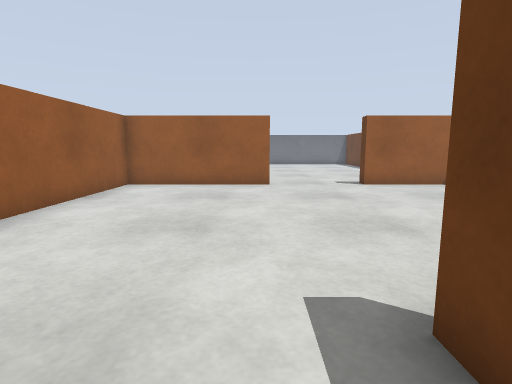
[1] (above)

19 first-person views from a walk through a robot-simulator world made for Gazebo. The camera is 0.26 m above the floor, tilts 8° down and sees 80° across. The floor is counted in squares, 0.2 m on a side. Each view is taken from the middle of a square. On the plan, view 1 faces up. The plan holds only what a view shows up to about 13 squares ahead; the rest is blank. The place goes on beyond the plan.

[2]
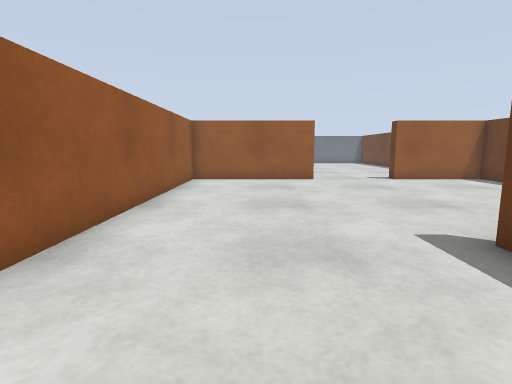

[3]
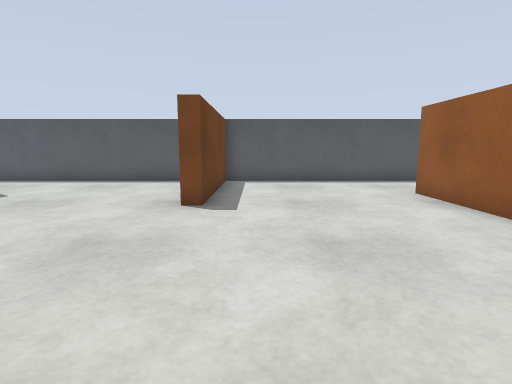

[4]
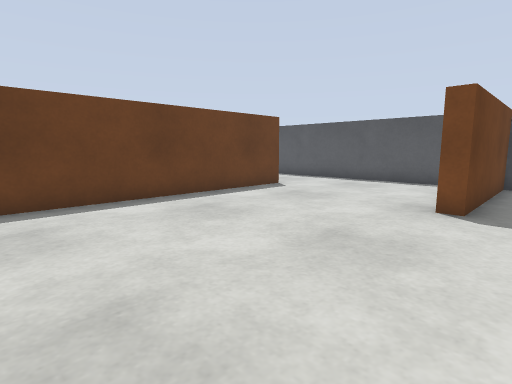

[5]
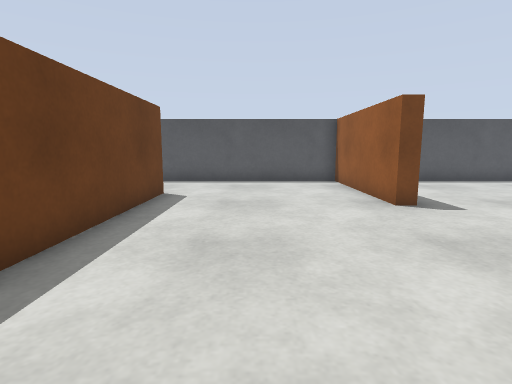

[6]
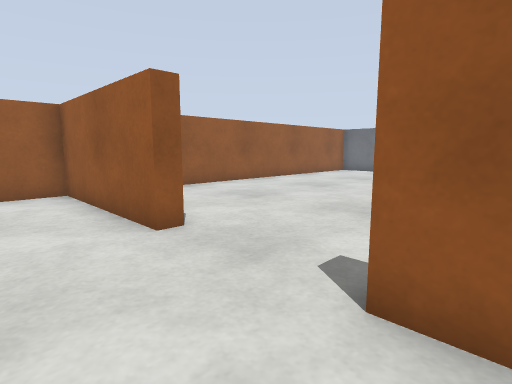

[7]
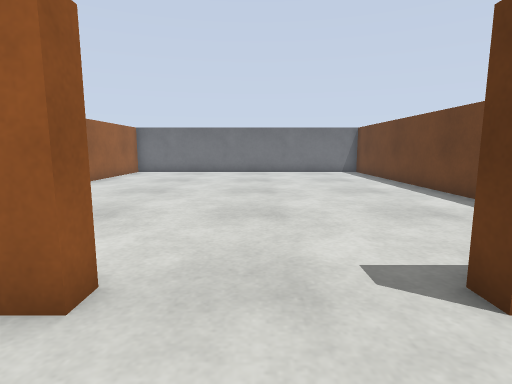

[8]
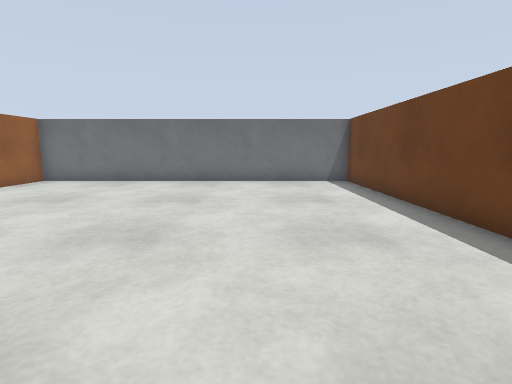

[9]
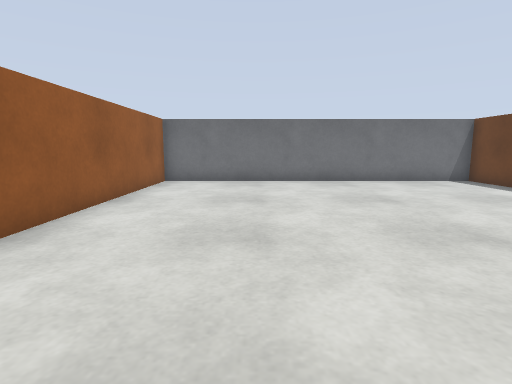

[10]
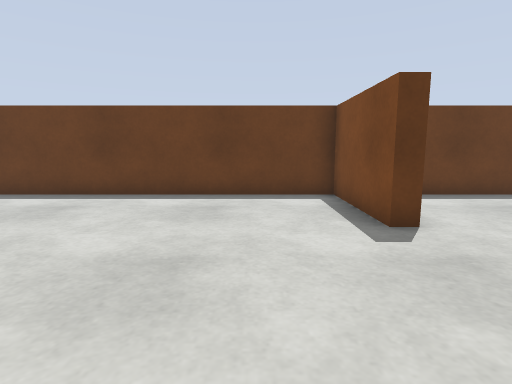

[11]
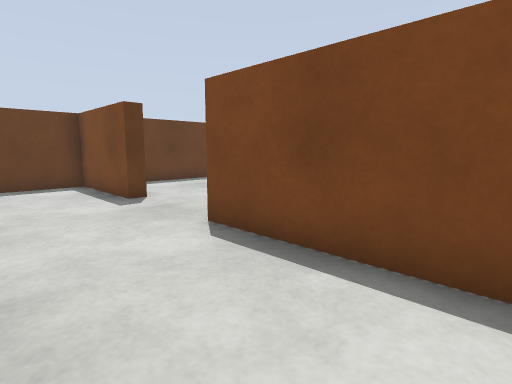

[12]
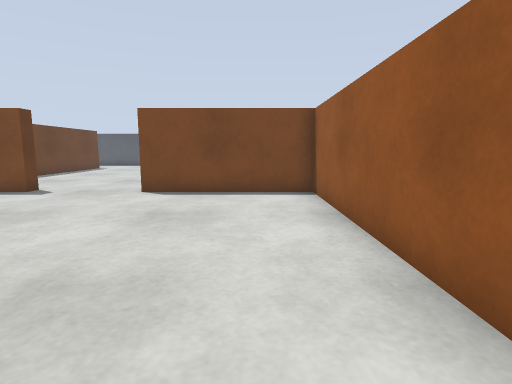

[13]
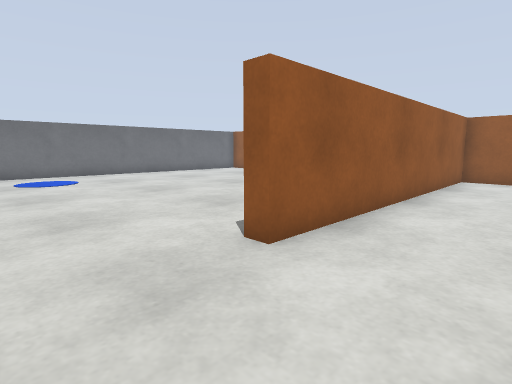

[14]
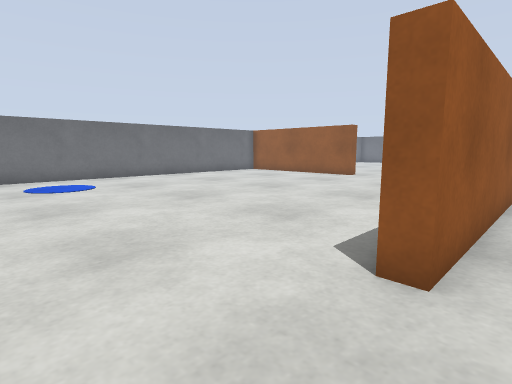

[15]
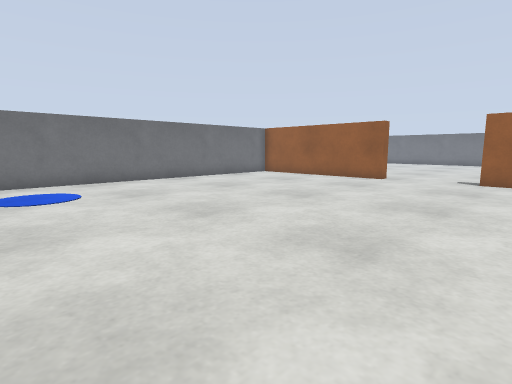

[16]
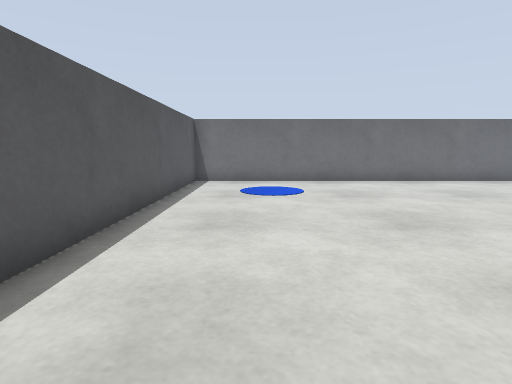

[17]
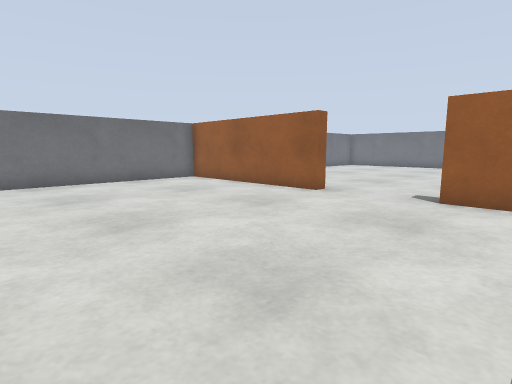

[18]
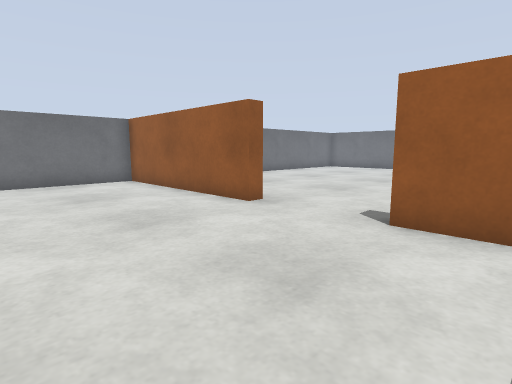

[19]
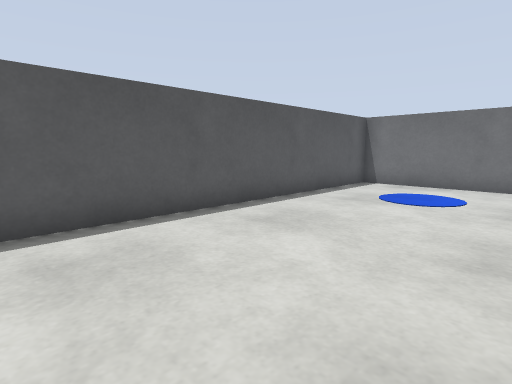

### Floor plan
Ten units are one square. View 1 is at (0, 0); x grows to the right and y downward. Boxes are objects, and circles mark ways between rooms. Rooms are numbered by the first view taken in them; rooms with no view inside come last. Other rooms are left out.
<svg viewBox="-190 -270 280 310">
<path fill="none" stroke="#000" d="M5 -113 -47 -113 -47 0 -52 0M77 0 77 -112M71 -113 40 -113M-54 35 13 35 13 -20 17 -20 17 35 85 35M40 -113 40 -117 77 -117 77 -265 -47 -265 -47 -117 5 -117 5 -113M-115 -113 -185 -113 -185 35 -54 35M-64 -113 -80 -113"/>
<circle cx="20" cy="-115" r="3" fill="#2a7"/>
<circle cx="-50" cy="20" r="3" fill="#2a7"/>
<text x="10" y="-40">1</text>
<text x="20" y="-190">2</text>
<text x="-120" y="-40">3</text>
</svg>
Room 1 opens to room 2. Room 1 opens to room 3.

Where each view was taken, in squares from view 1:
view 1: 0 up, 0 right, facing up
view 2: 2 down, 2 left, facing up
view 3: 9 up, 0 right, facing down
view 4: 9 up, 0 right, facing down-right
view 5: 9 up, 5 right, facing down
view 6: 9 up, 5 right, facing up-left
view 7: 9 up, 2 right, facing up
view 8: 14 up, 4 right, facing up
view 9: 14 up, 1 left, facing up
view 10: 14 up, 1 left, facing right
view 11: 15 up, 4 left, facing down-right
view 12: 21 up, 3 left, facing down
view 13: 3 down, 2 left, facing up-left
view 14: 3 down, 4 left, facing up-left
view 15: 2 down, 6 left, facing up-left
view 16: 1 down, 6 left, facing left
view 17: 3 up, 6 left, facing up-left
view 18: 6 up, 6 left, facing up-left
view 19: 2 up, 7 left, facing down-left
